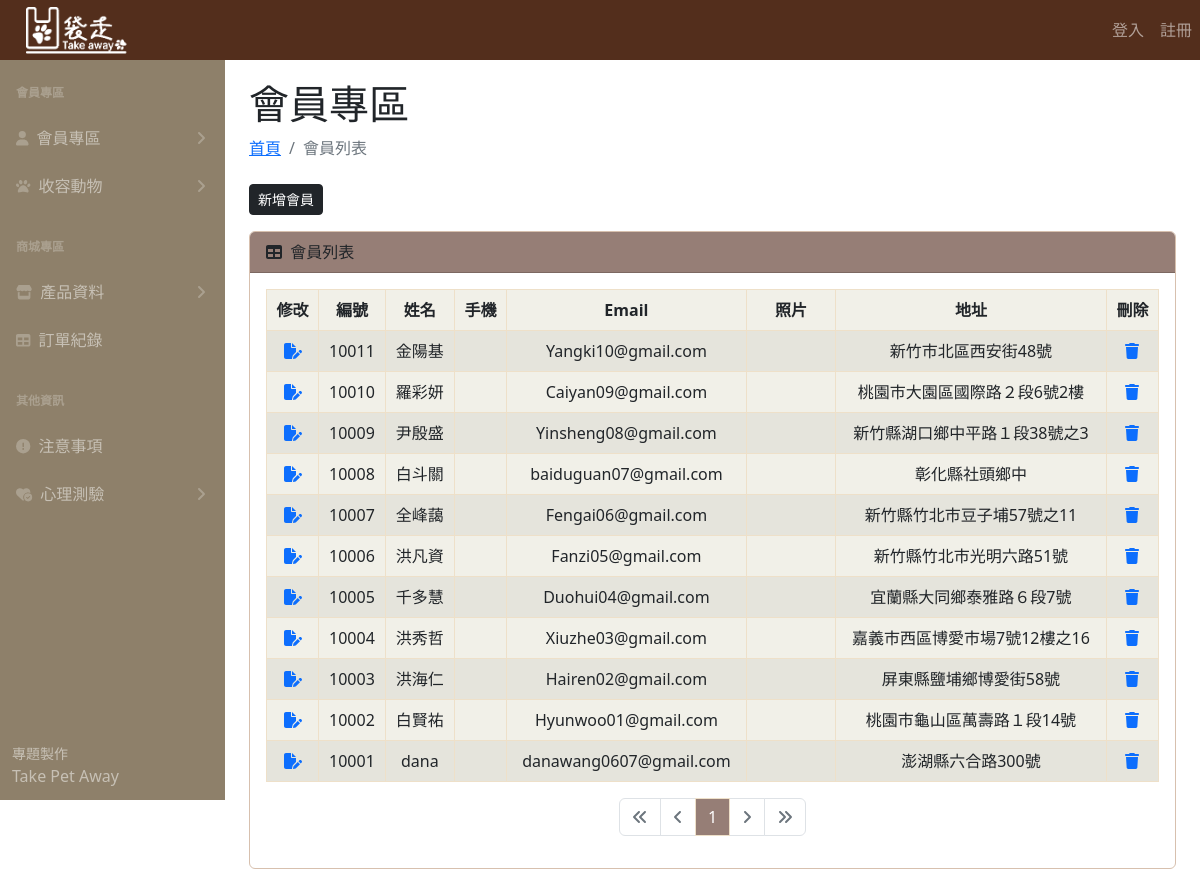
Screenshot of /user-login.php with the database file from the repository.
### tables this page shows
CREATE TABLE `user` (
  `user_id` int(11) NOT NULL,
  `name` varchar(15) NOT NULL,
  `password` varchar(15) DEFAULT NULL,
  `phone` varchar(10) DEFAULT NULL,
  `email` varchar(30) DEFAULT NULL,
  `pic` varchar(100) DEFAULT NULL,
  `address_detail` varchar(80) DEFAULT NULL,
  `status` varchar(6) DEFAULT NULL,
  `verification_code` int(11) NOT NULL,
  `google_uid` varchar(255) DEFAULT NULL,
  `line_uid` varchar(255) DEFAULT NULL,
  `line_access_token` text DEFAULT NULL,
  `created_at` datetime NOT NULL,
  `updated_at` datetime NOT NULL
);

### user-login.php (the view, shortened to what this page needs)
<?php
require __DIR__ . '/parts/pdo-connect.php';
$page = isset($_GET['page']) ? intval($_GET['page']) : 1;
$perPage = 15;
$t_sql = "SELECT COUNT(1) FROM user";
$t_stmt = $pdo->query($t_sql);
$totalRows = $t_stmt->fetch(PDO::FETCH_NUM)[0];
$totalPages = ceil($totalRows / $perPage);
$rows = [];
if ($totalRows > 0) {
  $sql = sprintf("SELECT * FROM user ORDER BY user_id DESC LIMIT %s, %s", ($page - 1) * $perPage, $perPage);
  $rows = $pdo->query($sql)->fetchAll();
}
?>
<?php include __DIR__ . '/parts/1_head.php' ?>
<?php include __DIR__ . '/parts/2_nav.php' ?>
<?php include __DIR__ . '/parts/3_side_nav.php' ?>
<section>
  <div class="container-fluid px-4">
    <h1 class="mt-4">會員專區</h1>
    <ol class="breadcrumb mb-4">
      <li class="breadcrumb-item"><a href="index_.php">首頁</a></li>
      <li class="breadcrumb-item active">會員列表</li>
    </ol>
    <a href="user-add.php" class="btn btn-dark btn-sm float-right mb-3">新增會員</a>
    <div class="card mb-4">
      <div class="card-header">
        <i class="fas fa-table me-1"></i>
        會員列表
      </div>
      <div class="row">
        <div class="card-body col">
          <table class="table table-bordered table-striped">
            <thead>
              <tr>
                <th class="align-middle">修改</i></th>
                <th class="align-middle">編號</th>
                <th class="align-middle">姓名</th>
                <th class="align-middle">手機</th>
                <th class="align-middle">Email</th>
                <th style="width: 10%;" scope="col">照片</th>
                <th class="align-middle">地址</th>
                <th class="align-middle">刪除</i></th>
              </tr>
            </thead>
            <tbody>
              <?php foreach ($rows as $r) : ?>
                <tr class="align-middle">
                  <td class="align-middle">
                    <a href="user-edit.php?user_id=<?= $r['user_id'] ?>">
                      <i class="fa-solid fa-file-pen"></i>
                    </a>
                  </td>
                  <td class="align-middle"><?= $r['user_id'] ?></td>
                  <td class="align-middle"><?= $r['name'] ?></td>
                  <td class="align-middle"><?= $r['account'] ?></td>
                  <td class="align-middle"><?= $r['email'] ?></td>
                  <td class="align-middle"><img style="width: 100%;" src="uploads/<?= $r['pic'] ?>" alt=""> </td>
                  <td class="align-middle"><?= htmlentities($r['address_detail']) ?></td>
                  <td class="align-middle">
                    <a href="javascript: deleteOne(<?= $r['user_id'] ?>)">
                      <i class="fa-solid fa-trash"></i>
                    </a>
                  </td>
                </tr>
              <?php endforeach ?>
            </tbody>
          </table>
          <div class="row">
            <div class="col">
              <nav aria-label="Page navigation example">
                <ul class="pagination" style="justify-content: center;">
                  <li class="page-item <?= $page == 1 ? 'disabled' : '' ?>">
                    <a class="page-link" href="?page=1">
                      <i class="fa-solid fa-angles-left"></i>
                    </a>
                  </li>
                  <li class="page-item <?= $page == 1 ? 'disabled' : '' ?>">
                    <a class="page-link" href="?page=<?= $page - 1 ?>">
                      <i class="fa-solid fa-angle-left"></i>
                    </a>
                  </li>
                  <?php for ($i = $page - 5; $i <= $page + 5; $i++) : ?>
                    <?php if ($i >= 1 and $i <= $totalPages) : ?>
                      <li class="page-item <?= $i != $page ?: 'active' ?>">
                        <a class="page-link" href="?page=<?= $i ?>"><?= $i ?></a>
                      </li>
                    <?php endif ?>
                  <?php endfor ?>
                  <li class="page-item <?= $page == $totalPages ? 'disabled' : '' ?>">
                    <a class="page-link" href="?page=<?= $page + 1 ?>">
                      <i class="fa-solid fa-angle-right"></i>
                    </a>
                  </li>
                  <li class="page-item <?= $page == $totalPages ? 'disabled' : '' ?>">
                    <a class="page-link" href="?page=<?= $totalPages ?>">
                      <i class="fa-solid fa-angles-right"></i>
                    </a>
                  </li>
                </ul>
              </nav>
            </div>
          </div>
        </div>
      </div>
    </div>
  </div>
</section>
<?php include __DIR__ . '/parts/6_foot.php' ?>

### parts/1_head.php (style rules this page uses)
:root { --bs-dark-rgb: 83, 46, 28; }
.row { --bs-gutter-x: 0rem; }
.pagination, .datatable-pagination ul { --bs-pagination-active-border-color: #EEE0C9; --bs-pagination-active-bg: #967E76; --bs-link-color: #967E76; --bs-link-hover-color: #967E76; --bs-dark-rgb: #967E76; }

### user-login.php (style rules this page uses)
thead, tbody, tfoot, tr, td, th { border-color: #EEE0C9; }
.table> :not(caption)>*>*, .datatable-table> :not(caption)>*>* { background-color: #F1F0E8; }
.row .card-body .table-striped thead tr th { text-align: center; }
.row .card-body .table-striped tbody tr td { text-align: center; }
.card-header { background-color: #967E76; }
.card { border-color: #D7C0AE; }
.pagination, .datatable-pagination ul { --bs-pagination-active-border-color: #EEE0C9; --bs-pagination-active-bg: #967E76; --bs-link-color: #967E76; --bs-link-hover-color: #967E76; --bs-dark-rgb: #967E76; }
:root { --bs-dark-rgb: 83, 46, 28; }
.row { --bs-gutter-x: 0rem; }

### rows the page displays
user: user_id "10011", name "金陽基", email "Yangki10@gmail.com", address_detail "新竹市北區西安街48號"
user: user_id "10010", name "羅彩妍", email "Caiyan09@gmail.com", address_detail "桃園市大園區國際路２段6號2樓"
user: user_id "10009", name "尹殷盛", email "Yinsheng08@gmail.com", address_detail "新竹縣湖口鄉中平路１段38號之3"
user: user_id "10008", name "白斗關", email "baiduguan07@gmail.com", address_detail "彰化縣社頭鄉中"
user: user_id "10007", name "全峰藹", email "Fengai06@gmail.com", address_detail "新竹縣竹北市豆子埔57號之11"
user: user_id "10006", name "洪凡資", email "Fanzi05@gmail.com", address_detail "新竹縣竹北市光明六路51號"
user: user_id "10005", name "千多慧", email "Duohui04@gmail.com", address_detail "宜蘭縣大同鄉泰雅路６段7號"
user: user_id "10004", name "洪秀哲", email "Xiuzhe03@gmail.com", address_detail "嘉義市西區博愛市場7號12樓之16"
user: user_id "10003", name "洪海仁", email "Hairen02@gmail.com", address_detail "屏東縣鹽埔鄉博愛街58號"
user: user_id "10002", name "白賢祐", email "Hyunwoo01@gmail.com", address_detail "桃園市龜山區萬壽路１段14號"
user: user_id "10001", name "dana", email "danawang0607@gmail.com", address_detail "澎湖縣六合路300號"
